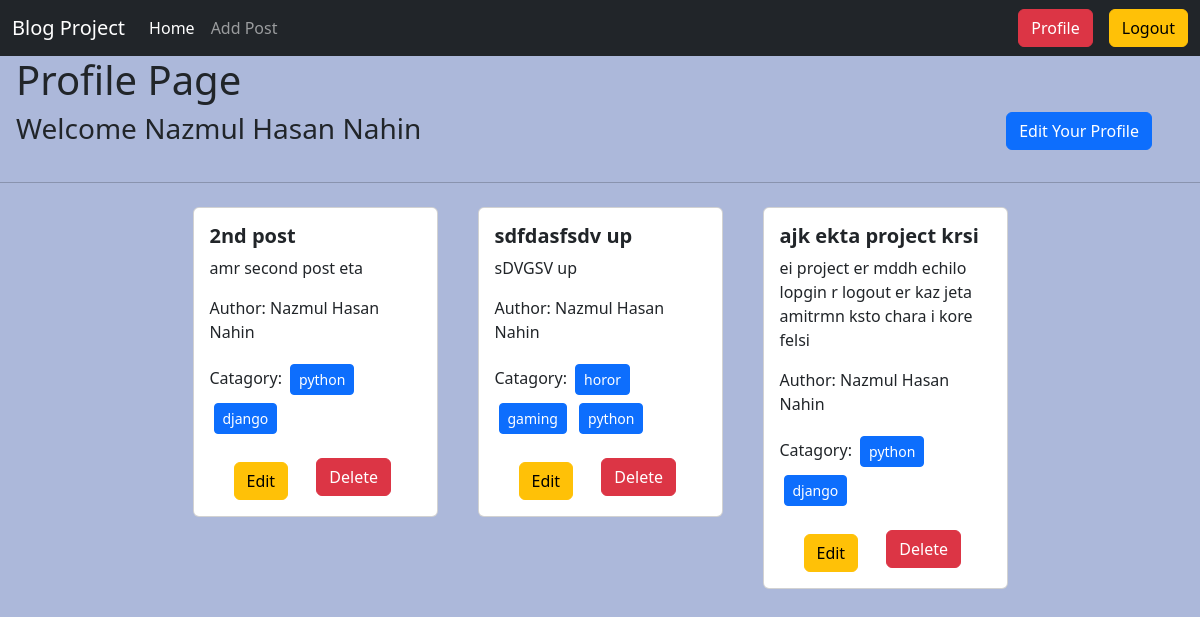
/author/profile/ (signed in), run on an earlier commit of the app's database.
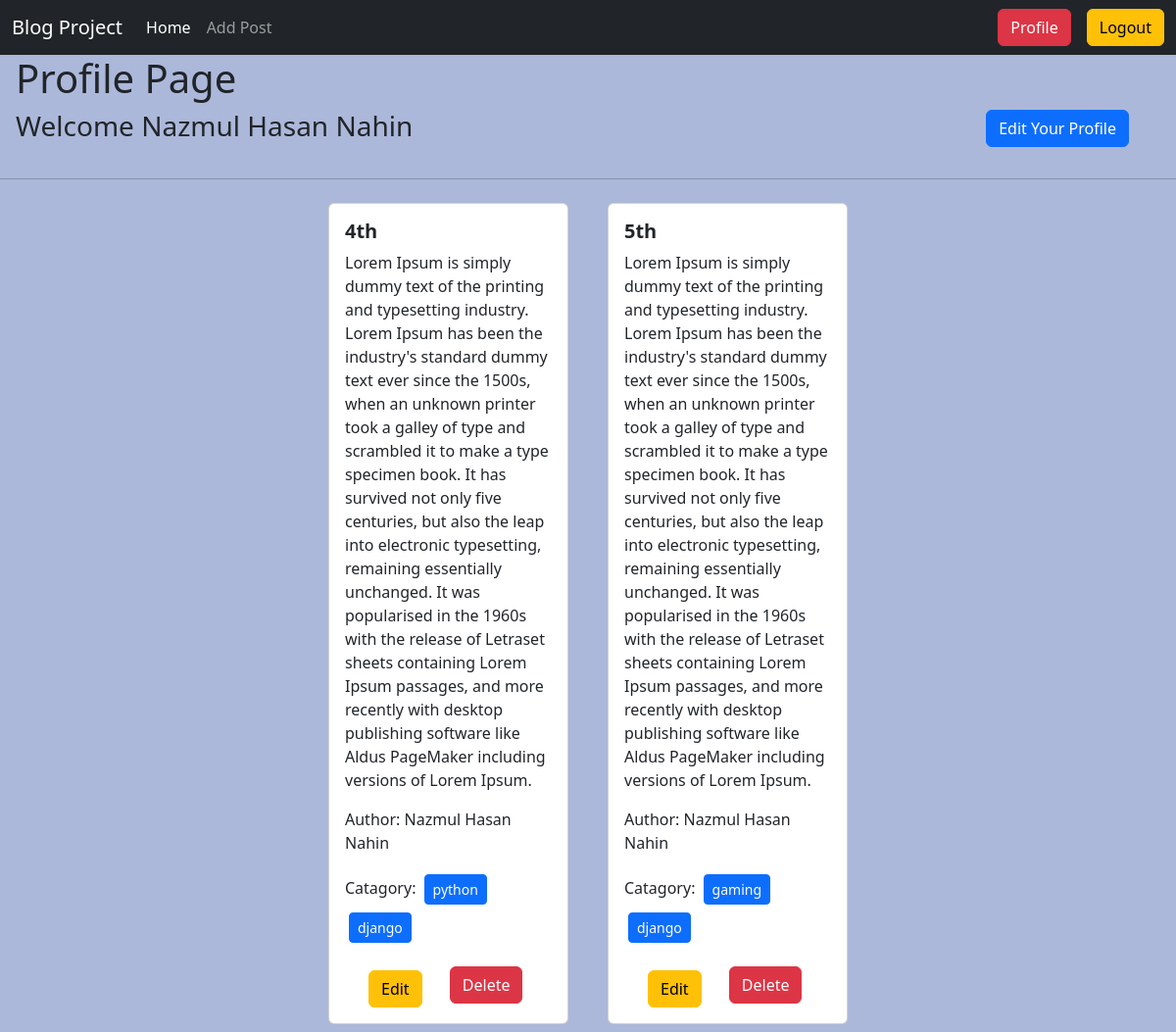
And on a later commit of the database.
### posts/models.py (models this page shows, shortened)
class Posts(models.Model):
    title=models.CharField(max_length=50)
    content=models.TextField()
    category=models.ManyToManyField(Catagory)
    author=models.ForeignKey(User,on_delete=models.CASCADE)
    image=models.ImageField(upload_to="posts/media/uploads/",blank=True,null=True)

### catagories/models.py (models this page shows, shortened)
class Catagory(models.Model):
    name=models.CharField(max_length=20)
    slug=models.SlugField(max_length=100,unique=True,null=True,blank=True)

### author/views.py (the view)
# urls.py: path("profile/",profile,name="profile"),
@login_required
def profile(rq):
    data = Posts.objects.filter(author=rq.user)
    return render(rq,"profile.html",{"data":data})

### author/templates/profile.html
{% extends "base.html" %}
{% load crispy_forms_tags %}
{% block content %}
<h1 class="ms-3"  >Profile Page</h1>
<div class="d-flex justify-content-between ">
    <h3 class="ms-3">Welcome {{user.first_name}} {{user.last_name}}  </h3>
    <a class="btn btn-primary mx-5 mb-3" href="{% url "edit_profile" %}">Edit Your Profile</a>
</div>
<hr>
<div class="container">
    <div class="row justify-content-center mt-3">
      {% for post in data %}
      <div class="col-sm-3">
        <div class="card m-2">
          <div class="card-body">
            <h5 class="card-title fw-bolder">{{ post.title }}</h5>
            <p class="card-text">{{ post.content }}</p>
            <p>Author: {{post.author.first_name}} {{post.author.last_name}} </p>
            <p>Catagory:
              {% for cat in post.category.all %}
              <button class="btn btn-primary btn-sm m-1">{{cat.name}}</button>
              {% endfor %}
            </p>
            <a href="{% url "edit_post" post.id %}" class="btn btn-warning mx-4 mt-2">Edit</a>
            <a href="{% url "delete_post" post.id %}" class="btn btn-danger">Delete</a>
          </div>
        </div>
      </div>
      {% endfor %}
    </div>
  </div>
{% endblock content %}

What changed in the data, as far as the page shows it:
removed Posts: title "2nd post", content "amr second post eta", author.first_name "Nazmul Hasan", author.last_name "Nahin", Catagory (name "python"), Catagory (name "django")
removed Posts: title "sdfdasfsdv up", content "sDVGSV up", author.first_name "Nazmul Hasan", author.last_name "Nahin", Catagory (name "gaming"), Catagory (name "python")
no longer on this page (row unchanged): Catagory: name "horor", shown under "sdfdasfsdv up"
changed Posts (number 1 of 2 on the later page): title "ajk ekta project krsi" → "4th"; content "ei project er mddh echilo lopgin r logout er kaz jeta amitrmn ksto chara i kore felsi" → "Lorem Ipsum is simply dummy text of the printing and typesetting industry. Lorem Ipsum has been the industry's standard dummy text ever since the 1500s, when an unknown printer took a galley of type and scrambled it to make a type specimen book. It has survived not only five centuries, but also the leap into electronic typesetting, remaining essentially unchanged. It was popularised in the 1960s with the release of Letraset sheets containing Lorem Ipsum passages, and more recently with desktop publishing software like Aldus PageMaker including versions of Lorem Ipsum."
added Posts: title "5th", content "Lorem Ipsum is simply dummy text of the printing and typesetting industry. Lorem Ipsum has been the industry's standard dummy text ever since the 1500s, when an unknown printer took a galley of type and scrambled it to make a type specimen book. It has survived not only five centuries, but also the leap into electronic typesetting, remaining essentially unchanged. It was popularised in the 1960s with the release of Letraset sheets containing Lorem Ipsum passages, and more recently with desktop publishing software like Aldus PageMaker including versions of Lorem Ipsum.", author.first_name "Nazmul Hasan", author.last_name "Nahin", Catagory (name "gaming"), Catagory (name "django")
